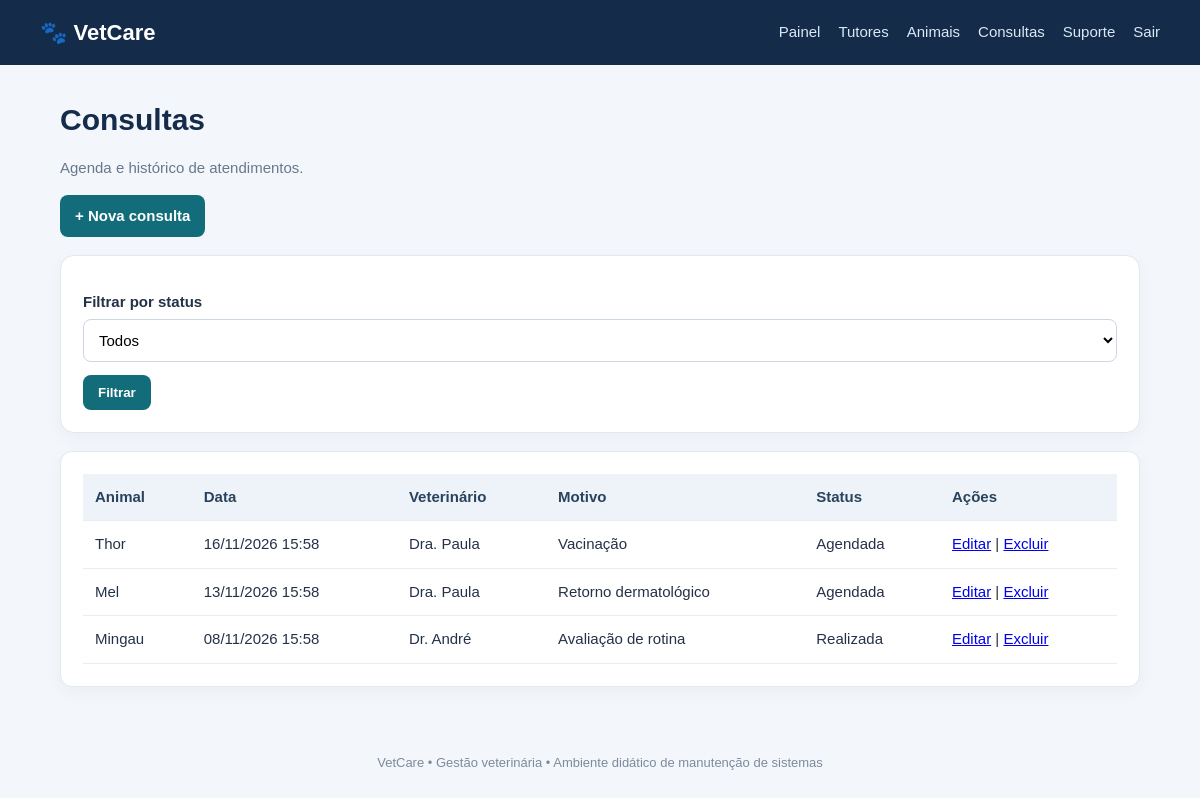
Page /consultas/index.php (signed in) on the committed database.
### tables this page shows
CREATE TABLE consultas (
  id INT AUTO_INCREMENT PRIMARY KEY,
  animal_id INT NOT NULL,
  data_consulta DATETIME NOT NULL,
  veterinario VARCHAR(120) NOT NULL,
  motivo VARCHAR(180),
  status VARCHAR(30) DEFAULT 'Agendada',
  observacoes TEXT,
  CONSTRAINT fk_consulta_animal FOREIGN KEY (animal_id) REFERENCES animais(id)
);

CREATE TABLE animais (
  id INT AUTO_INCREMENT PRIMARY KEY,
  tutor_id INT NOT NULL,
  nome VARCHAR(100) NOT NULL,
  especie VARCHAR(60),
  raca VARCHAR(80),
  nascimento DATE,
  sexo VARCHAR(20),
  observacoes TEXT,
  ativo TINYINT(1) DEFAULT 1,
  CONSTRAINT fk_animal_tutor FOREIGN KEY (tutor_id) REFERENCES tutores(id)
);

### consultas/index.php (the view, shortened to what this page needs)
<?php
require_once __DIR__.'/../config/database.php';require_once __DIR__.'/../config/auth.php';exigirLogin();
$sql="SELECT c.*,a.nome AS animal FROM consultas c JOIN animais a ON a.id=c.animal_id";
$rows=$pdo->query($sql." ORDER BY c.data_consulta DESC")->fetchAll();
include __DIR__.'/../includes/header.php';?>
<h1>Consultas</h1><p class="muted">Agenda e histórico de atendimentos.</p><div class="actions"><a class="btn" href="form.php">+ Nova consulta</a></div>
<section class="panel"><form method="get"><div class="field"><label>Filtrar por status</label><select name="status"><option value="">Todos</option></select></div><button>Filtrar</button></form></section>
<div class="panel table-wrap"><table><tr><th>Animal</th><th>Data</th><th>Veterinário</th><th>Motivo</th><th>Status</th><th>Ações</th></tr>
<?php foreach($rows as $r):?><tr><td><?=htmlspecialchars($r['animal'])?></td><td><?=date('d/m/Y H:i',strtotime($r['data_consulta']))?></td><td><?=htmlspecialchars($r['veterinario'])?></td><td><?=htmlspecialchars($r['motivo'])?></td><td><?=htmlspecialchars($r['status'])?></td><td><a href="form.php?id=<?=$r['id']?>">Editar</a> | <a href="excluir.php?id=<?=$r['id']?>">Excluir</a></td></tr><?php endforeach;?>
</table></div><?php include __DIR__.'/../includes/footer.php';?>

### assets/style.css (style rules this page uses)
* { box-sizing:border-box }
body { margin:0;background:#f3f6fa;color:#243247;font:15px/1.5 Arial,sans-serif }
h1 { margin:0 0 8px;color:#142b4a }
.muted { color:#68788d }
.panel,.stat,.login-box { background:white;border:1px solid #e1e8f0;border-radius:14px;padding:22px;box-shadow:0 5px 18px #203c5b0a;margin:18px 0 }
.actions { display:flex;gap:8px;flex-wrap:wrap;margin:14px 0 }
.btn,button { display:inline-block;border:0;border-radius:8px;padding:10px 15px;background:#126c79;color:white;text-decoration:none;cursor:pointer;font-weight:700 }
form .field { margin:13px 0 }
label { display:block;font-weight:700;margin-bottom:5px }
input,select,textarea { width:100%;padding:11px;border:1px solid #cbd6e2;border-radius:8px;font:inherit;background:#fff }
table { width:100%;border-collapse:collapse;background:white }
th,td { text-align:left;padding:12px;border-bottom:1px solid #e8edf2 }
th { background:#edf3f8;color:#29435e }
.table-wrap { overflow-x:auto;border-radius:12px }

### rows in the picture
consultas: animal.nome "Thor", data_consulta "16/11/2026 15:58", veterinario "Dra. Paula", motivo "Vacinação", status "Agendada"
consultas: animal.nome "Mel", data_consulta "13/11/2026 15:58", veterinario "Dra. Paula", motivo "Retorno dermatológico", status "Agendada"
consultas: animal.nome "Mingau", data_consulta "08/11/2026 15:58", veterinario "Dr. André", motivo "Avaliação de rotina", status "Realizada"
